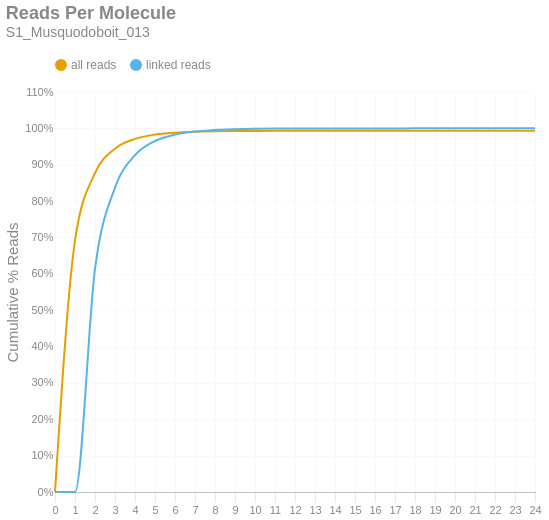

This figure's notebook cell:
### Markdown cell above
### Reads per Molecule
This chart shows the cumulative distribution of the number of reads per linked molecule. That is, how many alignments are associated with a unique molecule. This excludes the number of reads associated with invalid or absent linked-read barcodes. The `linked` histogram is the percentages recalculated when disregarding singletons.

### Code cell
if SKIPLR:
    print_html(f"Skipped")
else:
    counts = np.bincount(valids['reads'].cast(pl.Int64).to_numpy())
    weighted = counts * np.arange(len(counts))
    all_perc = weighted / n_reads
    linked_perc = weighted / n_linked_reads
    linked_perc[1] = 0
    binned_df = pl.DataFrame({
        'readsper': list(range(len(counts))),
        'all reads (cumsum)': np.cumsum(all_perc).tolist(),
        'linked reads (cumsum)': np.cumsum(linked_perc).tolist(),
    })

    with SafeRender(binned_df):
        (
            density_plot(binned_df, 'Reads Per Molecule', samplename, 'readspmol')
            .encode(
                x=alt.X('readsper:O', title=None).axis(labelAngle=0).scale(padding=0),
                y=alt.Y('value:Q', title='Cumulative % Reads').axis(format='%').stack(False),
                color=alt.Color("key:N").scale(domain=["all reads", "linked reads"]),
                tooltip=[
                    alt.Tooltip("key:N", title="Data Type"),
                    alt.Tooltip("readsper:O", title="Reads Per Molecule"),
                    alt.Tooltip("value:Q", format=".2%", title="% Reads (Cum.)")
                ]            
            )
        ).display()

### Figure 1 — Vega-Lite specification as saved in the notebook (floating-point values rounded to 4 significant figures)
{"width": "container", "height": 400, "config": {"title": {"anchor": "start", "dy": -15, "fontSize": 18, "color": "#888888", "subtitleColor": "#888888", "subtitleFontSize": 14}, "arc": {"fill": "#0072B2"}, "axis": {"domainColor": "#888888", "domainWidth": 0.5, "gridWidth": 0.2, "grid": false, "titleFontWeight": 400, "titleFontSize": 15, "labelFontSize": 11, "labelColor": "#888888", "tickColor": "#888888", "tickWidth": 0.2, "titleColor": "#888888"}, "axisBand": {"grid": false}, "axisX": {"grid": true, "tickSize": 10, "domainCap": "round"}, "axisY": {"domain": false, "grid": true, "tickSize": 0, "domainCap": "round"}, "background": "transparent", "header": {"labelFontSize": 15, "labelColor": "#888888", "titleFontSize": 15, "titleFontWeight": 600, "titleColor": "#888888"}, "legend": {"labelFont": "sans-serif", "labelFontSize": 12, "labelColor": "#888888", "symbolSize": 100, "symbolType": "circle", "titleFontSize": 12, "titlePadding": 10, "titleColor": "#888888", "title": null, "orient": "top"}, "range": {"category": ["#E69F00", "#56B4E9", "#009E73", "#F0E442", "#0072B2", "#D55E00", "#CC79A7", "#000000"], "diverging": ["#cfe8f3", "#a2d4ec", "#73bfe2", "#46abdb", "#1696d2", "#12719e"]}, "area": {"fill": "#0072B2", "fillOpacity": 0.7, "line": true, "strokeOpacity": 0.7}, "line": {"color": "#0072B2", "stroke": "#0072B2", "strokeWidth": 2}, "trail": {"color": "#0072B2", "stroke": "#0072B2", "strokeWidth": 0, "size": 1}, "point": {"filled": true, "fillOpacity": 1.0, "size": 95}, "text": {"color": "#888888", "fontSize": 11, "align": "right", "fontWeight": 400, "size": 11}, "bar": {"fill": "#0072B2", "stroke": null}, "view": {"stroke": null, "continuousWidth": 660, "continuousHeight": 400}}, "data": {"name": "data-614b8d1f79ea8bbb91d44141c55d857b"}, "mark": {"type": "line", "interpolate": "monotone", "point": {"opacity": 0, "size": 275}}, "encoding": {"color": {"field": "key", "scale": {"domain": ["all reads", "linked reads"]}, "type": "nominal"}, "tooltip": [{"field": "key", "title": "Data Type", "type": "nominal"}, {"field": "readsper", "title": "Reads Per Molecule", "type": "ordinal"}, {"field": "value", "format": ".2%", "title": "% Reads (Cum.)", "type": "quantitative"}], "x": {"axis": {"labelAngle": 0}, "field": "readsper", "scale": {"padding": 0}, "title": null, "type": "ordinal"}, "y": {"axis": {"format": "%"}, "field": "value", "stack": false, "title": "Cumulative % Reads", "type": "quantitative"}}, "params": [{"name": "param_c36ac31b6afebe62", "select": {"type": "point", "fields": ["key"]}, "bind": "legend"}], "title": {"text": "Reads Per Molecule", "subtitle": "S1_Musquodoboit_013"}, "transform": [{"fold": ["all reads (cumsum)", "linked reads (cumsum)"]}, {"calculate": "replace(datum.key, ' (cumsum)', '')", "as": "key"}, {"filter": {"param": "param_c36ac31b6afebe62"}}], "usermeta": {"embedOptions": {"downloadFileName": "S1_Musquodoboit_013.readspmol"}}, "$schema": "https://vega.github.io/schema/vega-lite/v6.1.0.json", "datasets": {"data-614b8d1f79ea8bbb91d44141c55d857b": [{"readsper": 0, "all reads (cumsum)": 0.0, "linked reads (cumsum)": 0.0}, {"readsper": 1, "all reads (cumsum)": 0.6915, "linked reads (cumsum)": 0.0}, {"readsper": 2, "all reads (cumsum)": 0.8767, "linked reads (cumsum)": 0.6135}, {"readsper": 3, "all reads (cumsum)": 0.9441, "linked reads (cumsum)": 0.8368}, {"readsper": 4, "all reads (cumsum)": 0.9711, "linked reads (cumsum)": 0.9263}, {"readsper": 5, "all reads (cumsum)": 0.9829, "linked reads (cumsum)": 0.9653}, {"readsper": 6, "all reads (cumsum)": 0.9882, "linked reads (cumsum)": 0.9829}, {"readsper": 7, "all reads (cumsum)": 0.9908, "linked reads (cumsum)": 0.9915}, {"readsper": 8, "all reads (cumsum)": 0.9921, "linked reads (cumsum)": 0.9958}, {"readsper": 9, "all reads (cumsum)": 0.9927, "linked reads (cumsum)": 0.9977}, {"readsper": 10, "all reads (cumsum)": 0.993, "linked reads (cumsum)": 0.9988}, {"readsper": 11, "all reads (cumsum)": 0.9932, "linked reads (cumsum)": 0.9993}, {"readsper": 12, "all reads (cumsum)": 0.9933, "linked reads (cumsum)": 0.9996}, {"readsper": 13, "all reads (cumsum)": 0.9933, "linked reads (cumsum)": 0.9998}, {"readsper": 14, "all reads (cumsum)": 0.9933, "linked reads (cumsum)": 0.9999}, {"readsper": 15, "all reads (cumsum)": 0.9933, "linked reads (cumsum)": 0.9999}, {"readsper": 16, "all reads (cumsum)": 0.9933, "linked reads (cumsum)": 0.9999}, {"readsper": 17, "all reads (cumsum)": 0.9934, "linked reads (cumsum)": 0.9999}, {"readsper": 18, "all reads (cumsum)": 0.9934, "linked reads (cumsum)": 1.0}, {"readsper": 19, "all reads (cumsum)": 0.9934, "linked reads (cumsum)": 1.0}, {"readsper": 20, "all reads (cumsum)": 0.9934, "linked reads (cumsum)": 1.0}, {"readsper": 21, "all reads (cumsum)": 0.9934, "linked reads (cumsum)": 1.0}, {"readsper": 22, "all reads (cumsum)": 0.9934, "linked reads (cumsum)": 1.0}, {"readsper": 23, "all reads (cumsum)": 0.9934, "linked reads (cumsum)": 1.0}, {"readsper": 24, "all reads (cumsum)": 0.9934, "linked reads (cumsum)": 1.0}]}}
